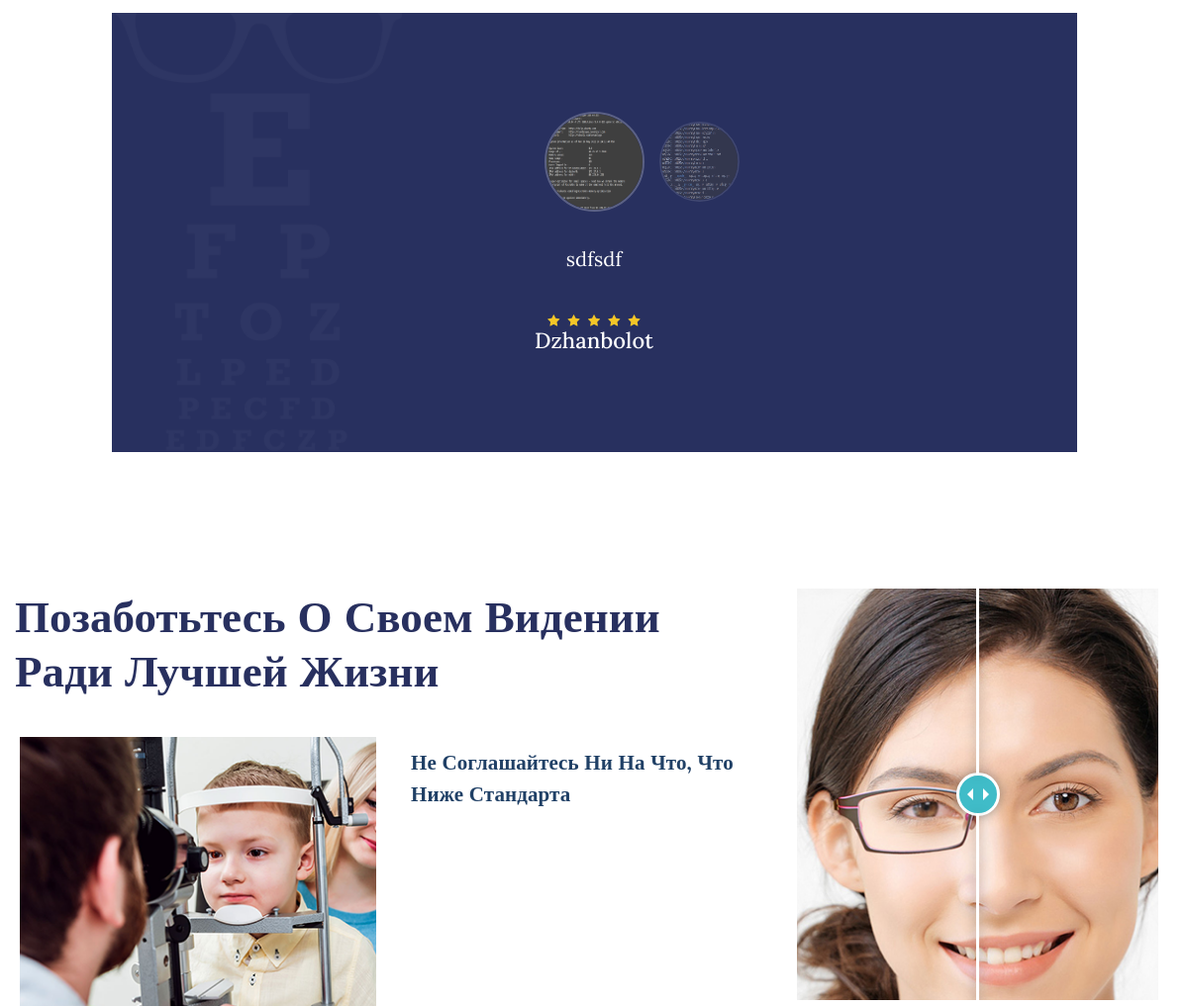
/ (middle part), run on an earlier commit of the app's database.
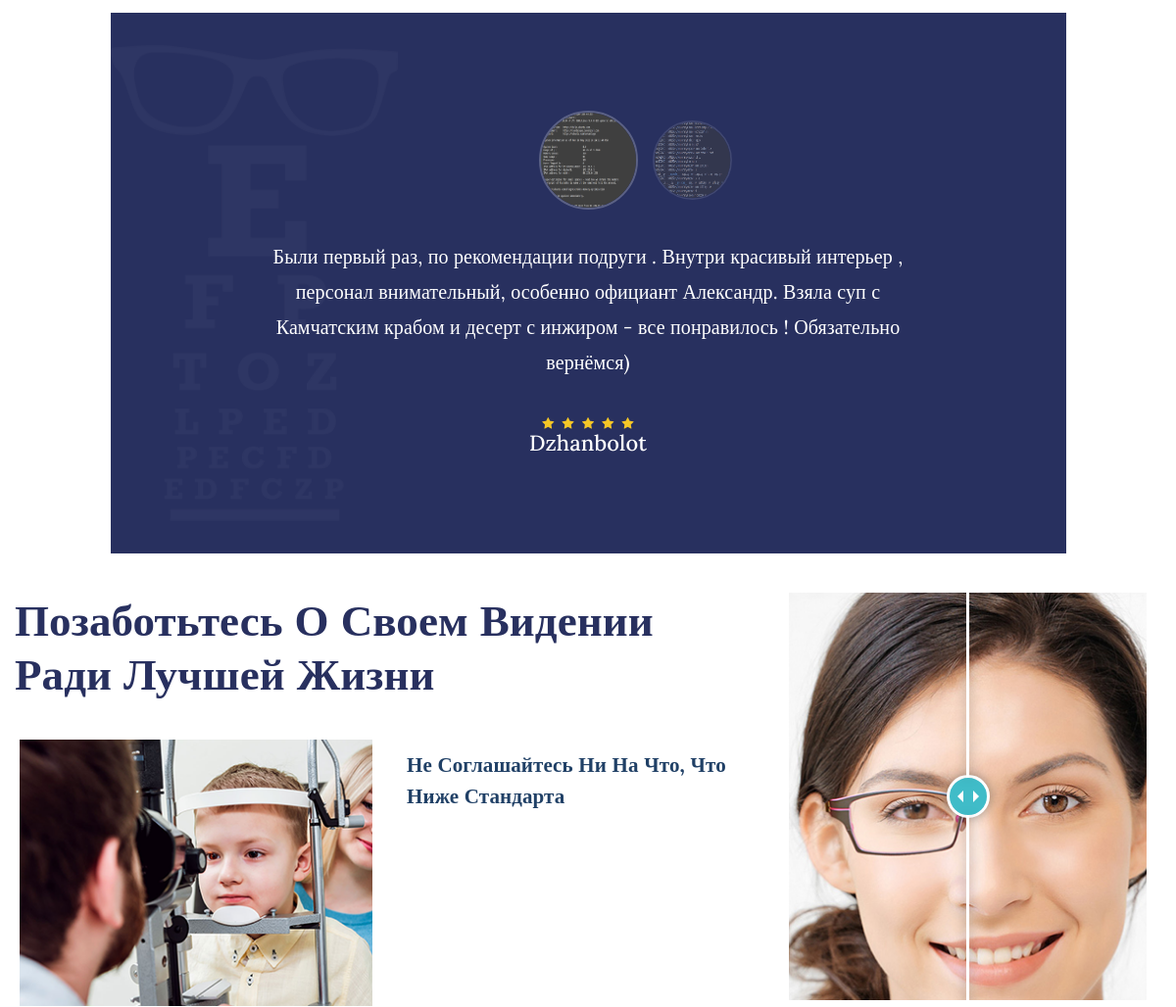
And on a later commit of the database.
### home/models.py (models this page shows, shortened)
class Reviews(models.Model):
    name = models.CharField(max_length=100, verbose_name="ФИО")
    image = models.ImageField(null=True, blank=True, upload_to="reviews")
    text = models.TextField(verbose_name="отзывы")
    class Meta:
        verbose_name = 'Отзывы'
        ordering = ['name']

### home/views.py (the view)
# urls.py: path('', home, name='home'),
def home(request):
    doctors = Doctor.objects.all()
    news = News.objects.all()
    reviews = Reviews.objects.all()
    context = {"doctors": doctors, "news": news, "reviews": reviews}
    return render(request, "home.html", context)

### templates/home.html (shortened to what this page needs)
{% extends 'index2.html' %}
{% load static %}
{% load i18n%}
{% block page %}
      <div class="site-main">
        <section
        style="margin-top: 15px"
          class="ttm-row zero_padding-section testimonial-section clearfix"
        >
          <div class="container">
            <div class="row no-gutters">
              <div class="col-lg-1 col-md-12">
                <div
                  class="col-bg-img-two ttm-col-bgimage-yes ttm-bg ttm-left-span spacing-13 res-991-padding_top0"
                >
                  <div class="ttm-col-wrapper-bg-layer ttm-bg-layer"></div>
                </div>
              </div>
              <div class="col-lg-10 col-md-12">
                <div
                  class="col-bg-img-four ttm-col-bgimage-yes ttm-bgcolor-darkgrey spacing-8 position-relative"
                >
                  <div class="ttm-col-wrapper-bg-layer ttm-bg-layer"></div>
                  <div class="layer-content">
                    <div class="row">
                      <div class="col-lg-5 col-md-4 m-auto">
                        <div class="testimonials-nav">
                          {% for re in reviews %}
                          <div
                            class="testimonial-avatar"
                            aria-hidden="true"
                            tabindex="0"
                          >
                            <div class="testimonial-img">
                              <img
                                class="img-fluid"
                                src="{{ re.image.url }}"
                                alt="testimonial-img"
                              />
                            </div>
                          </div>
                          {% endfor %}
                        </div>
                      </div>
                      <div class="col-lg-12">
                        <div class="testimonials-info style3">
                          {% for r in reviews %}
                          <div class="testimonials">
                            <div class="testimonial-content">
                              <blockquote class="testimonial-text text-center">
                                {{r.text}}
                              </blockquote>
                              <div class="testimonial-bottom">
                                <div class="star-ratings">
                                  <ul class="rating">
                                    <li><i class="fa fa-star"></i></li>
                                    <li><i class="fa fa-star"></i></li>
                                    <li><i class="fa fa-star"></i></li>
                                    <li><i class="fa fa-star"></i></li>
                                    <li><i class="fa fa-star"></i></li>
                                  </ul>
                                </div>
                                <div class="testimonial-caption">
                                  <h3>{{r.name}}</h3>
                                </div>
                              </div>
                            </div>
                          </div>
                          {% endfor %}
                        </div>
                      </div>
                    </div>
                  </div>
                </div>
              </div>
              <div class="col-lg-1 col-md-12">
                <div
                  class="col-bg-img-three ttm-col-bgimage-yes ttm-bg ttm-right-span spacing-12"
                >
                  <div class="ttm-col-wrapper-bg-layer ttm-bg-layer"></div>
                </div>
              </div>
            </div>
          </div>
        </section>
        <section class="ttm-row twentytwenty-section clearfix">
          <div class="container">
            <div class="row">
              <div class="col-lg-8">
                <div class="section-title text-left">
                  <div class="title-header">
                    <h2 class="title">{% trans "Позаботьтесь о своем видении ради лучшей жизни" %}</h2>
                  </div>
                </div>
                <div class="row">
                  <div class="col-lg-6 col-md-6">
                    <div
                      class="featured-imagebox featured-imagebox-post style4"
                    >
                      <div class="featured-thumbnail">
                        <img
                          class="img-fluid auto_size"
                          src="{% static 'assets/images/single-img-06.png'%}"
                          alt=""
                        />
                      </div>
                    </div>
                  </div>
                  <div class="col-lg-6 col-md-6">
                    <div
                      class="featured-imagebox featured-imagebox-post style4"
                    >
                      <div class="featured-content">
                        <div class="featured-title">
                          <h3 class="margin_bottom20">
                            <a href="retina-disease.html"
                              >{% trans "Не соглашайтесь ни на что, что ниже стандарта" %}</a
                            >
                          </h3>
                        </div>
                      </div>
                    </div>
                  </div>
                </div>
              </div>
              <div class="col-lg-4">
                <div
                  class="ttm_single_image-wrapper ttm-reset-content-center-991"
                >
                  <div class="twentytwenty-container">
                  </div>
                </div>
              </div>
            </div>
          </div>
        </section>
{% endblock %}

### templates/index2.html (shortened to what this page needs)
<!DOCTYPE html>
{% load static %}
{% load i18n%}
<html lang="en">
  <head>
    <link rel="stylesheet" type="text/css" href="{% static 'assets/css/bootstrap.min.css'%}" />
    <link rel="stylesheet" type="text/css" href="{% static 'assets/css/animate.css'%}" />
    <link rel="stylesheet" type="text/css" href="{% static 'assets/css/flaticon.css'%}" />
    <link rel="stylesheet" type="text/css" href="{% static 'assets/css/font-awesome.css'%}" />
    <link rel="stylesheet" type="text/css" href="{% static 'assets/css/fontello.css'%}" />
    <link rel="stylesheet" type="text/css" href="{% static 'assets/css/themify-icons.css'%}" />
    <link rel="stylesheet" type="text/css" href="{% static 'assets/css/slick.css'%}" />
    <link rel="stylesheet" type="text/css" href="{% static 'assets/css/prettyPhoto.css'%}" />
    <link rel="stylesheet" type="text/css" href="{% static 'assets/css/twentytwenty.css'%}" />
    <link rel="stylesheet" type="text/css" href="{% static 'assets/css/shortcodes.css'%}" />
    <link rel="stylesheet" type="text/css" href="{% static 'assets/css/main.css'%}" />
    <link rel="stylesheet" type="text/css" href="{% static 'assets/css/megamenu.css'%}" />
    <link rel="stylesheet" type="text/css" href="{% static 'assets/css/responsive.css'%}" />
    <link rel="stylesheet" type="text/css" href="{% static 'assets/css/chatbot.css'%}" />
  </head>
  <body>
    <div class="page">
                    {% get_current_language as LANGUAGE_CODE %}
                    {% get_available_languages as LANGUAGES %}
                    {% get_language_info_list for LANGUAGES as languages %}
          {% block page%} {% endblock %}
      </div>
    </div>
  </body>
</html>

### static/assets/css/twentytwenty.css (style rules this page uses)
.twentytwenty-container { -webkit-box-sizing: content-box; -moz-box-sizing: content-box; box-sizing: content-box; z-index: 0; overflow: hidden; position: relative; -webkit-user-select: none; -moz-user-select: none; -ms-user-select: none; }

### static/assets/css/responsive.css (style rules this page uses)
@media only screen and (max-width: 1400px) and (min-width: 1171px) { .ttm-left-span > .ttm-col-wrapper-bg-layer { margin-left: -200px; } }
@media only screen and (max-width: 1400px) and (min-width: 1171px) { .ttm-right-span > .ttm-col-wrapper-bg-layer { margin-right: -200px; } }
@media only screen and (max-width: 1200px) and (min-width: 991px) { .testimonial-section .col-bg-img-two.ttm-col-bgimage-yes > .ttm-col-wrapper-bg-layer, .testimonial-section .col-bg-img-three.ttm-col-bgimage-yes > .ttm-col-wrapper-bg-layer { background-image: none; } }
@media only screen and (min-width: 1200px) { .container { max-width: 1200px; } }

### static/assets/css/chatbot.css (style rules this page uses)
* { box-sizing: border-box; }
body { background: url("https://images.unsplash.com/photo-1464823063530-08f10ed1a2dd?dpr=1&auto=compress,format&fit=crop&w=1199&h=799&q=80&cs=tinysrgb&crop=&bg=") no-repeat center center; background-size: cover; height: 1000px; font-family: "Open Sans", sans-serif; font-size: 16px; }
body { background: url("https://images.unsplash.com/photo-1464823063530-08f10ed1a2dd?dpr=1&auto=compress,format&fit=crop&w=1199&h=799&q=80&cs=tinysrgb&crop=&bg=") no-repeat center center; background-size: cover; height: 1000px; font-family: 'Open Sans', sans-serif; font-size: 16px; }

What changed in the data, as far as the page shows it:
changed Reviews "Dzhanbolot": text "sdfsdf" → "Были первый раз, по рекомендации подруги . Внутри красивый интерьер , персонал внимательный, особенно официант Александр. Взяла суп с Камчатским крабом и десерт с инжиром - все понравилось ! Обязательно вернёмся)"
